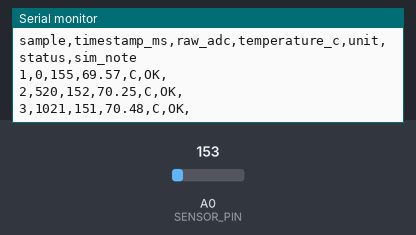
The sketch below on a simulated Arduino Uno, built with avr-gcc and run on an emulated ATmega328P. Parts: the last lines printed to the serial monitor. Inputs (shaded band) come from the test bench; at power-on: A0 (SENSOR_PIN) = 153. Random numbers use the default seed unless the sketch sets one.

Above: at 1.3 s.
1.4 s: A0 (SENSOR_PIN) set to 165
At 1.9 s:
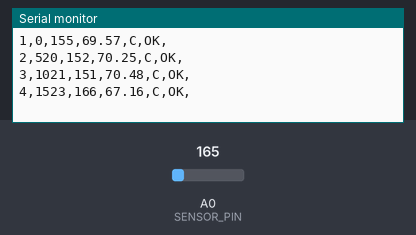
2.9 s: A0 (SENSOR_PIN) set to 175
At 3.4 s:
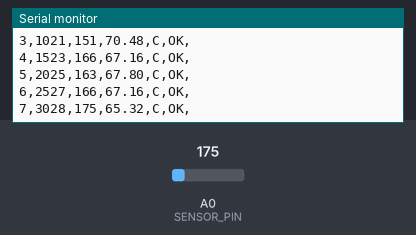
Timing chart, 0 to 5.9 s (numbered marks = the images above; inputs shaded):
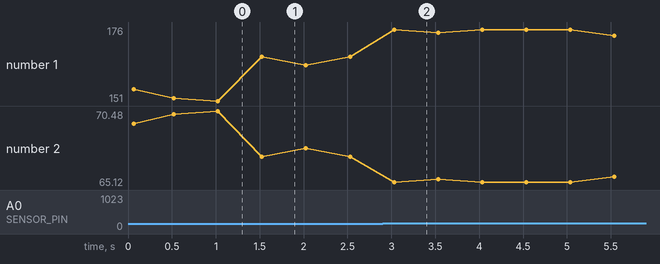

Measured:
- after the input at 1.4 s, the serial monitor: prints a new line after 0.13 s (image 1)
- after the input at 2.9 s, the serial monitor: prints a new line after 0.13 s (image 2)
- plotted number 1: 151 → 166 after the input at 1.4 s, 166 → 174 after the input at 2.9 s
- plotted number 2: 70.48 → 67.16 after the input at 1.4 s, 67.16 → 65.52 after the input at 2.9 s

The sketch:

temperature_sensor_lab.ino
```cpp
// Temperature Sensor Reliability Lab  (Velxio, Arduino Uno + NTC temperature sensor on A0)
//
// Sensor model: 10 kOhm NTC thermistor (Beta = 3950) in series with a 10 kOhm resistor,
// output on OUT -> A0. Conversion uses the Beta equation for that divider.
// (The previous version applied a TMP36 formula, which does not match this sensor:
//  at a true 72 C it reported about 20.7 C and labeled it "OK".)
//
// Output (CSV over Serial, 9600 baud):
//   sample,timestamp_ms,raw_adc,temperature_c,unit,status,sim_note
// status   = what the board itself can tell: OK, OUT_OF_SPEC, SENSOR_FAULT, NO_DATA
// sim_note = labels every condition this sketch injects on purpose, so the raw file is honest.
//            The analysis rule in analyze.py does NOT read this column.

#include <math.h>

const int SENSOR_PIN = A0;
const float BETA = 3950.0;              // must match the sensor's beta attribute
const int TOTAL_SAMPLES = 120;          // stop after this many rows
const unsigned long INTERVAL_MS = 500;  // 2 readings per second -> about 60 s run

// The simulator's ADC is ideal (no electrical noise). A real 10-bit ADC typically
// wanders by 1-2 counts, so +/-2 counts of noise are added to make normal variation visible.
const bool ADD_ADC_NOISE = true;
const bool INJECT_FAULTS = true;        // spikes, a dropout and a short circuit (see schedule below)

const float SPEC_MIN_C = -40.0;         // NTC module operating range
const float SPEC_MAX_C = 125.0;

int sample = 1;
bool finished = false;

float adcToCelsius(int raw) {
  // Beta equation: 1/T = ln(R/R0)/BETA + 1/T0, with R/R0 = 1 / (1023/raw - 1)
  return 1.0 / (log(1.0 / (1023.0 / raw - 1.0)) / BETA + 1.0 / 298.15) - 273.15;
}

void setup() {
  Serial.begin(9600);
  randomSeed(42);  // repeatable noise
  Serial.println("sample,timestamp_ms,raw_adc,temperature_c,unit,status,sim_note");
}

void loop() {
  if (sample > TOTAL_SAMPLES) {
    if (!finished) { Serial.println("# DONE"); finished = true; }
    return;
  }

  unsigned long t = millis();
  String note = "";

  // ---- Simulated dropout: no reading arrives (e.g. loose wire, bus timeout) ----
  if (INJECT_FAULTS && sample >= 45 && sample <= 47) {
    Serial.print(sample); Serial.print(","); Serial.print(t);
    Serial.println(",,,C,NO_DATA,injected_dropout");
    sample++;
    delay(INTERVAL_MS);
    return;
  }

  int raw = analogRead(SENSOR_PIN);
  if (ADD_ADC_NOISE) raw = constrain(raw + random(-2, 3), 0, 1023);

  // ---- Simulated electrical spikes (one sample each) ----
  if (INJECT_FAULTS && (sample == 30 || sample == 88)) { raw = constrain(raw - 150, 0, 1023); note = "injected_spike"; }
  if (INJECT_FAULTS && sample == 61)                   { raw = constrain(raw + 150, 0, 1023); note = "injected_spike"; }
  // ---- Simulated short circuit for two samples (ADC pinned at the rail) ----
  if (INJECT_FAULTS && (sample == 100 || sample == 101)) { raw = 1023; note = "injected_short"; }

  float tempC = adcToCelsius(raw);
  String status;
  if (raw <= 5 || raw >= 1018) {
    status = "SENSOR_FAULT";            // divider pinned to a rail: open or shorted sensor
  } else if (tempC < SPEC_MIN_C || tempC > SPEC_MAX_C) {
    status = "OUT_OF_SPEC";
  } else {
    status = "OK";
  }

  Serial.print(sample);        Serial.print(",");
  Serial.print(t);             Serial.print(",");
  Serial.print(raw);           Serial.print(",");
  Serial.print(tempC, 2);      Serial.print(",C,");
  Serial.print(status);        Serial.print(",");
  Serial.println(note);

  sample++;
  delay(INTERVAL_MS);
}
```
